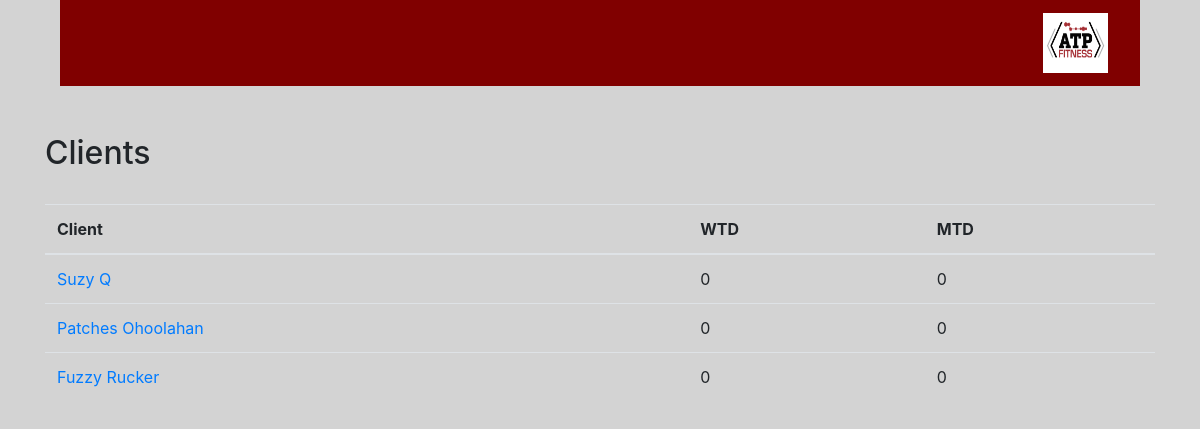
Screenshot of /clients (signed in) with the database file from the repository.
### accounts/models.py (models this page shows, shortened)
class Client(models.Model):
    trainer = models.ForeignKey(Trainer, on_delete=models.CASCADE)
    first_name = models.CharField(max_length=70)
    last_name = models.CharField(max_length=70)
    pin = models.CharField(max_length=4, default='None', blank=True, null=True)
    def get_full_name(self):
        return self.first_name + ' ' + self.last_name

### accounts/views.py (the view)
# urls.py: path('clients', ClientView.as_view(), name='clients'),
class ClientView(View):
    def get(self, request):
        trainers_clients = Client.objects.filter(trainer__user=request.user)
        clients_scheme = []
        for client in trainers_clients:
            client_week_count = Session.week.filter(client=client).count()
            client_month_count = Session.month.filter(client=client).count()
            scheme = [client, client_week_count, client_month_count]
            clients_scheme.append(scheme)
        context = {
            'trainers_clients': trainers_clients,
            'clients_scheme': clients_scheme
        }
        return render(request, 'clients.html', context)

### accounts/models.py (called while the page is built)
    def get_full_name(self):
        return self.first_name + ' ' + self.last_name

    def get_all_clients(self):
        all_clients = Client.objects.filter(trainer=self)
        return all_clients

### accounts/tools.py (called while the page is built)
def get_present_week(other_date=None):
    if other_date == None:
        today = datetime.today()
    else:
        today = other_date
    formatted_day = datetime(today.year, today.month, today.day)
    today_num = formatted_day.weekday()
    if today_num == 4:
        starting_friday = formatted_day
    elif today_num < 4:
        starting_friday = formatted_day - timedelta(days=today_num + 3)
    elif today_num > 4:
        starting_friday = formatted_day - timedelta(days=today_num - 4)
    week = []
    for week_days in range(7):
        week.append(starting_friday)
        starting_friday += timedelta(days=1)
    return week

### session/models.py (called while the page is built)
    def get_queryset(self):
        week = get_present_week()
        this_weeks_sessions = []
        for day in week:
            day_sessions = Session.objects.filter(date_time__year=day.year,
                                                  date_time__month=day.month,
                                                  date_time__day=day.day)
            if day_sessions.count() == 0:
                continue
            this_weeks_sessions.append(day_sessions)
        return_queryset = Session.objects.none()
        for queryset in this_weeks_sessions:
            return_queryset = return_queryset | queryset
        return return_queryset

    def get_queryset(self):
        today = datetime.today()
        month_sessions = Session.objects.filter(date_time__month=today.month, date_time__year=today.year)
        return month_sessions

### accounts/templates/clients.html (shortened to what this page needs)
{% extends 'base.html' %}
{% block content %}
{% if user.is_staff == False %}
<h2>Clients</h2>
<br>
<table class="table">
    <thead>
        <th>Client</th>
        <th>WTD</th>
        <th>MTD</th>
    </thead>
    <tbody>
        {% for client in clients_scheme %}
        <tr>
            <td><a href="{% url 'single_client' client_id=client.0.id %}">{{ client.0.get_full_name }}</a></td>
            <td>{{ client.1 }}</td>
            <td>{{ client.2 }}</td>
        </tr>
        {% endfor %}
    </tbody>
</table>
{% endif %}
    {% endblock content %}

### accounts/templates/base.html (style rules this page uses)
body { background-color: lightgrey; }

### rows the page displays
Client: first_name+last_name "Suzy Q", client "0"
Client: first_name+last_name "Patches Ohoolahan", client "0"
Client: first_name+last_name "Fuzzy Rucker", client "0"
